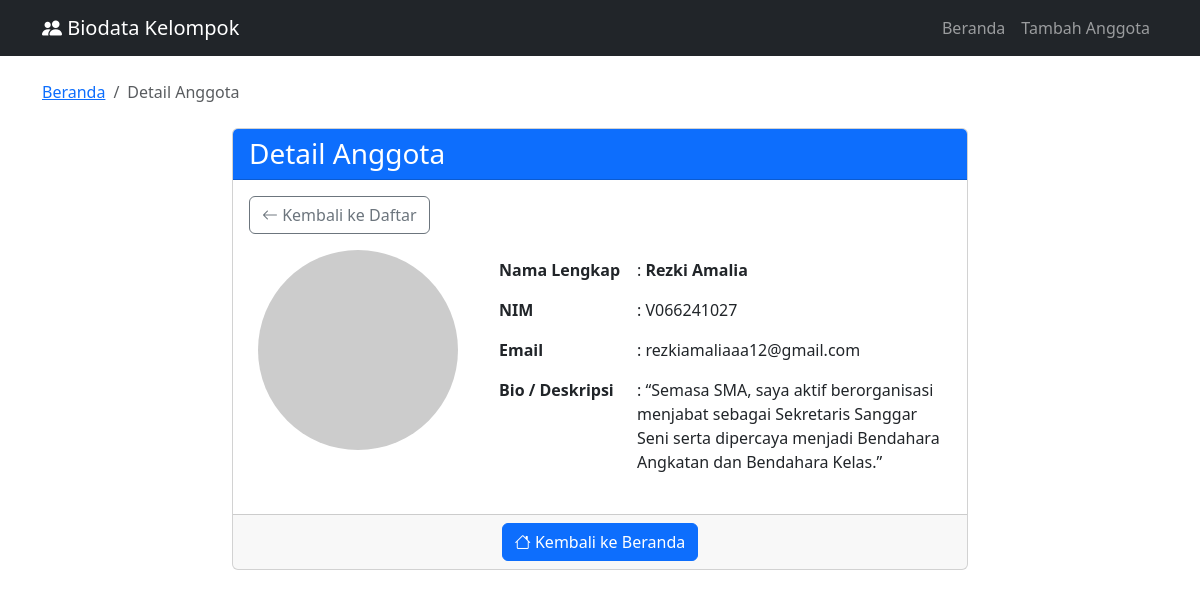
Screenshot of /detail.php?id=2 with the database file from the repository.
### tables this page shows
CREATE TABLE `anggota` (
  `id` int(11) UNSIGNED NOT NULL,
  `nama` varchar(255) NOT NULL,
  `nim` varchar(10) NOT NULL,
  `email` varchar(255) NOT NULL,
  `foto` varchar(255) DEFAULT NULL,
  `bio` text DEFAULT NULL
);

### detail.php (the view, shortened to what this page needs)
<?php
include 'config.php';
$id = $_GET['id'] ?? 0;
$sql = "SELECT * FROM anggota WHERE id = $id";
$result = $conn->query($sql);
$row = $result->fetch_assoc();
?>
<!DOCTYPE html>
<html>
<head>
    <link href="https://cdn.jsdelivr.net/npm/bootstrap@5.3.0/dist/css/bootstrap.min.css" rel="stylesheet">
    <link rel="stylesheet" href="https://cdn.jsdelivr.net/npm/bootstrap-icons@1.11.0/font/bootstrap-icons.css">
</head>
<body>
    <nav class="navbar navbar-expand-lg navbar-dark bg-dark mb-4">
        <div class="container">
            <a class="navbar-brand" href="index.php">
                <i class="bi bi-people-fill"></i> Biodata Kelompok
            </a>
            <div class="navbar-nav ms-auto">
                <a class="nav-link" href="index.php">Beranda</a>
                <a class="nav-link" href="tambah.php">Tambah Anggota</a>
            </div>
        </div>
    </nav>
    <div class="container">
        <nav aria-label="breadcrumb" class="mb-4">
            <ol class="breadcrumb">
                <li class="breadcrumb-item"><a href="index.php">Beranda</a></li>
                <li class="breadcrumb-item active">Detail Anggota</li>
            </ol>
        </nav>
        <div class="row">
            <div class="col-md-8 offset-md-2">
                <div class="card">
                    <div class="card-header bg-primary text-white">
                        <h3 class="mb-0">Detail Anggota</h3>
                    </div>
                    <div class="card-body">
                        <div class="mb-3">
                            <a href="index.php" class="btn btn-outline-secondary">
                                <i class="bi bi-arrow-left"></i> Kembali ke Daftar
                            </a>
                        </div>
                        <div class="row">
                            <div class="col-md-4 text-center">
                                <?php if (!empty($row['foto']) && file_exists('uploads/' . $row['foto'])): ?>
                                    <img src="uploads/<?php echo $row['foto']; ?>"
                                         class="img-fluid rounded-circle mb-3"
                                         style="width: 200px; height: 200px; object-fit: cover; border: 3px solid #007bff;"
                                         alt="<?php echo htmlspecialchars($row['nama']); ?>">
                                <?php else: ?>
                                    <img src="https://via.placeholder.com/200?text=No+Photo"
                                         class="img-fluid rounded-circle mb-3" alt="No Photo">
                                <?php endif; ?>
                            </div>
                            <div class="col-md-8">
                                <table class="table table-borderless">
                                    <tr>
                                        <th width="30%">Nama Lengkap</th>
                                        <td>: <strong><?php echo htmlspecialchars($row['nama']); ?></strong></td>
                                    </tr>
                                    <tr>
                                        <th>NIM</th>
                                        <td>: <?php echo htmlspecialchars($row['nim']); ?></td>
                                    </tr>
                                    <tr>
                                        <th>Email</th>
                                        <td>: <?php echo htmlspecialchars($row['email']); ?></td>
                                    </tr>
                                    <tr>
                                        <th>Bio / Deskripsi</th>
                                        <td>: <?php echo nl2br(htmlspecialchars($row['bio'] ?? '-')); ?></td>
                                    </tr>
                                </table>
                            </div>
                        </div>
                    </div>
                    <div class="card-footer">
                        <div class="d-flex justify-content-center">
                            <a href="index.php" class="btn btn-primary">
                                <i class="bi bi-house"></i> Kembali ke Beranda
                            </a>
                        </div>
                    </div>
                </div>
            </div>
        </div>
    </div>
</body>
</html>

### rows the page displays
anggota: nama "Rezki Amalia", nim "V066241027", email "rezkiamaliaaa12@gmail.com", bio "“Semasa SMA, saya aktif berorganisasi menjabat sebagai Sekretaris Sanggar Seni serta dipercaya menjadi Bendahara Angkatan dan Bendahara Kelas.”"
